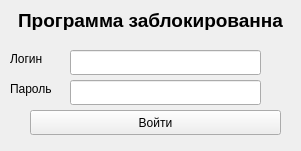
   <widget class="QWidget" name="widget_3" native="true">
    <property name="geometry">
     <rect>
      <x>0</x>
      <y>300</y>
      <width>301</width>
      <height>151</height>
     </rect>
    </property>
    <property name="autoFillBackground">
     <bool>true</bool>
    </property>
    <widget class="QLabel" name="label_37">
     <property name="geometry">
      <rect>
       <x>10</x>
       <y>10</y>
       <width>281</width>
       <height>20</height>
      </rect>
     </property>
     <property name="font">
      <font>
       <pointsize>14</pointsize>
       <weight>75</weight>
       <bold>true</bold>
      </font>
     </property>
     <property name="text">
      <string>Программа заблокированна</string>
     </property>
     <property name="alignment">
      <set>Qt::AlignCenter</set>
     </property>
    </widget>
    <widget class="QLabel" name="label_38">
     <property name="geometry">
      <rect>
       <x>10</x>
       <y>50</y>
       <width>67</width>
       <height>17</height>
      </rect>
     </property>
     <property name="text">
      <string>Логин</string>
     </property>
    </widget>
    <widget class="QLineEdit" name="passwordTextBox_4">
     <property name="geometry">
      <rect>
       <x>70</x>
       <y>80</y>
       <width>191</width>
       <height>25</height>
      </rect>
     </property>
     <property name="echoMode">
      <enum>QLineEdit::Password</enum>
     </property>
    </widget>
    <widget class="QLineEdit" name="loginTextBox_4">
     <property name="geometry">
      <rect>
       <x>70</x>
       <y>50</y>
       <width>191</width>
       <height>25</height>
      </rect>
     </property>
    </widget>
    <widget class="QLabel" name="label_39">
     <property name="geometry">
      <rect>
       <x>10</x>
       <y>80</y>
       <width>67</width>
       <height>17</height>
      </rect>
     </property>
     <property name="text">
      <string>Пароль</string>
     </property>
    </widget>
    <widget class="QPushButton" name="pushButton_15">
     <property name="geometry">
      <rect>
       <x>30</x>
       <y>110</y>
       <width>251</width>
       <height>25</height>
      </rect>
     </property>
     <property name="cursor">
      <cursorShape>PointingHandCursor</cursorShape>
     </property>
     <property name="text">
      <string>Войти</string>
     </property>
    </widget>
   </widget>
